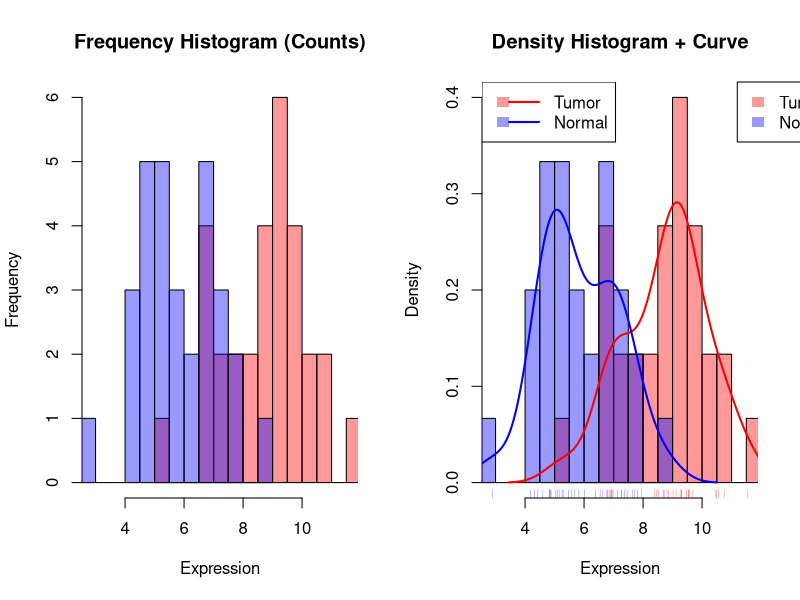

This figure's R source:
# -------------------------------
# 🧬 HISTOGRAM COMPARISON:
# Frequency vs Density (Genomics Context)
# -------------------------------

set.seed(42)

# Parameters
n_samples <- 60
n_genes <- 100

# Sample labels
group <- rep(c("Tumor", "Normal"), each = n_samples/2)

# Batch effect
batch <- rep(c("Batch1", "Batch2"), times = n_samples/2)

# Base expression
expr_matrix <- matrix(rnorm(n_samples * n_genes, mean = 5, sd = 1),
                      nrow = n_samples, ncol = n_genes)

colnames(expr_matrix) <- paste0("Gene", 1:n_genes)

# Add biology
expr_matrix[group == "Tumor", 1:20] <- expr_matrix[group == "Tumor", 1:20] + 3
expr_matrix[group == "Tumor", 21:40] <- expr_matrix[group == "Tumor", 21:40] - 2

latent_signal <- rnorm(n_samples, mean = 0, sd = 2)
for (i in 41:60) {
  expr_matrix[, i] <- latent_signal + rnorm(n_samples, 0, 0.5)
}

# Add batch effect
expr_matrix[batch == "Batch2", ] <- expr_matrix[batch == "Batch2", ] + 1.5

# Convert to data frame
gene_data <- as.data.frame(expr_matrix)
gene_data$Group <- group
gene_data$Batch <- batch

# -------------------------------
# Select gene
# -------------------------------
gene <- "Gene5"

tumor <- gene_data[gene_data$Group == "Tumor", gene]
normal <- gene_data[gene_data$Group == "Normal", gene]

# -------------------------------
# 📊 Plot side-by-side
# -------------------------------
par(mfrow = c(1, 2))  # 2 plots in one row

# ==========================================================
# ❌ 1. WITHOUT probability = TRUE (FREQUENCY HISTOGRAM)
# ==========================================================
hist(tumor,
     col = rgb(1, 0, 0, 0.4),
     xlim = range(c(tumor, normal)),
     main = "Frequency Histogram (Counts)",
     xlab = "Expression",
     breaks = 10)

hist(normal,
     col = rgb(0, 0, 1, 0.4),
     add = TRUE,
     breaks = 10)

# ⚠️ IMPORTANT:
# Density curve is NOT meaningful here because:
# - Histogram = raw counts
# - Density curve = normalized probability
# → scales do not match


# ==========================================================
# ✅ 2. WITH probability = TRUE (DENSITY HISTOGRAM)
# ==========================================================
hist(tumor,
     probability = TRUE,  # converts counts → density
     col = rgb(1, 0, 0, 0.4),
     xlim = range(c(tumor, normal)),
     main = "Density Histogram + Curve",
     xlab = "Expression",
     breaks = 10)

hist(normal,
     probability = TRUE,
     col = rgb(0, 0, 1, 0.4),
     add = TRUE,
     breaks = 10)

# ✅ Now density curves are VALID (same scale)
lines(density(tumor), col = "red", lwd = 2)
lines(density(normal), col = "blue", lwd = 2)

# Optional: rug for sample-level view
rug(tumor, col = rgb(1, 0, 0, 0.5))
rug(normal, col = rgb(0, 0, 1, 0.5))

legend("topleft",
       legend = c("Tumor", "Normal"),
       fill = c(rgb(1,0,0,0.4), rgb(0,0,1,0.4)),
       border = NA,
       col = c("red", "blue"),
       lwd = 2)


legend("topright",
       inset = c(-0.3, 0),   # pushes legend outside
       legend = c("Tumor", "Normal"),
       fill = c(rgb(1,0,0,0.4), rgb(0,0,1,0.4)),
       border = NA,
       xpd = TRUE)  # allows drawing outside plot

# Reset layout
par(mfrow = c(1,1))
